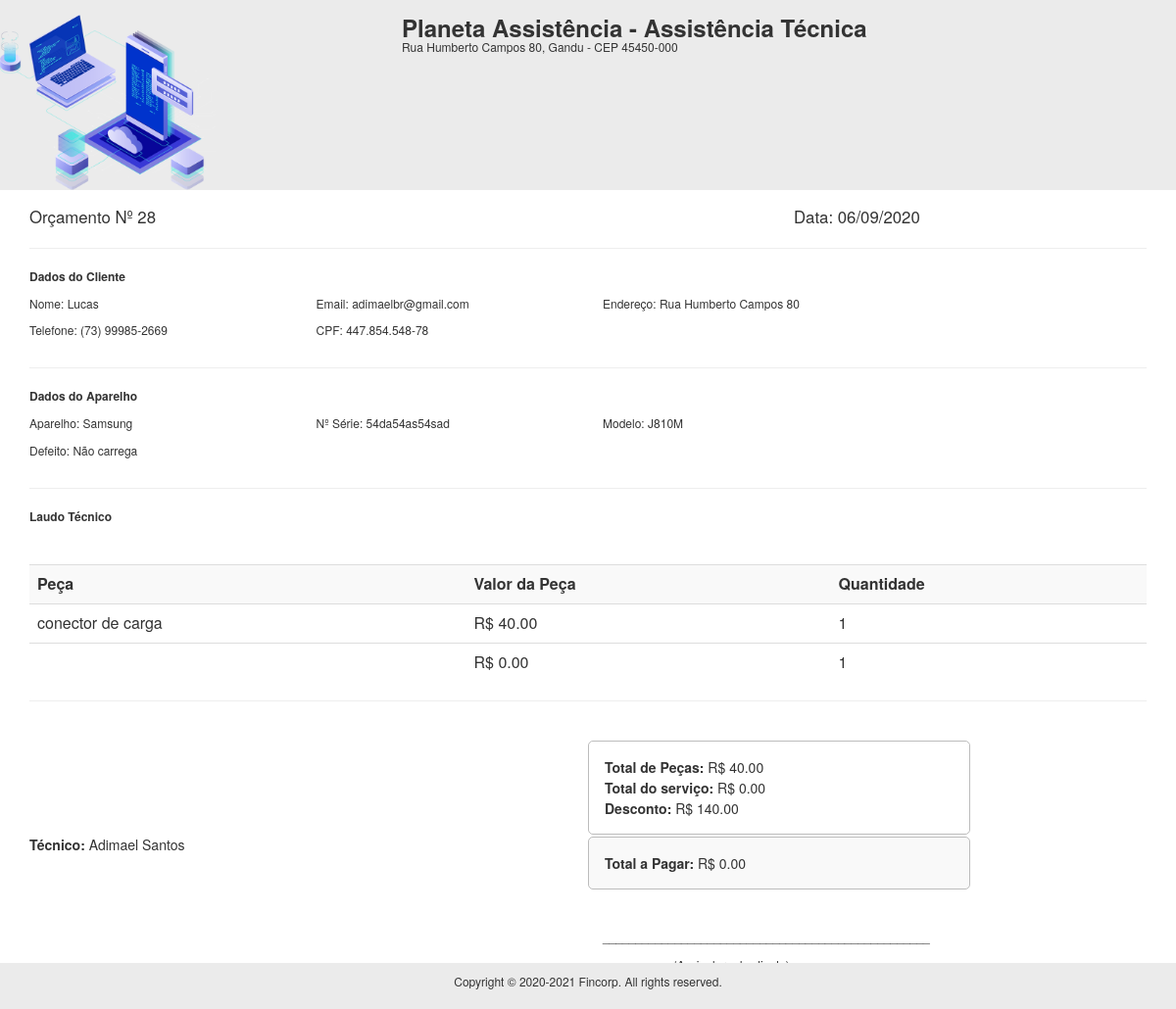
/rel/rel_orcamentos.php?id=28, run on the app's committed database.
### tables this page shows
CREATE TABLE `tb_orcamentos` (
  `id` int(11) NOT NULL,
  `id_user` int(11) NOT NULL,
  `id_cliente` int(11) NOT NULL,
  `tecnico` varchar(32) NOT NULL,
  `aparelho` varchar(32) NOT NULL,
  `serie` varchar(30) DEFAULT NULL,
  `modelo` varchar(32) NOT NULL,
  `defeito` varchar(255) NOT NULL,
  `laudo` varchar(255) DEFAULT NULL,
  `obs` varchar(255) DEFAULT NULL,
  `valor_servico` decimal(10,2) DEFAULT NULL,
  `peca1` varchar(32) DEFAULT NULL,
  `valor_peca1` decimal(10,2) DEFAULT NULL,
  `peca2` varchar(32) DEFAULT NULL,
  `valor_peca2` decimal(10,2) DEFAULT NULL,
  `desconto` decimal(10,2) DEFAULT NULL,
  `total` decimal(10,2) NOT NULL,
  `valor_total` decimal(10,2) DEFAULT NULL,
  `pagamento` varchar(32) DEFAULT NULL,
  `data_abertura` date DEFAULT NULL,
  `data_geracao` date DEFAULT NULL,
  `status` varchar(32) NOT NULL,
  `data_aprovacao` date NOT NULL
);

CREATE TABLE `usuarios` (
  `id_user` int(11) NOT NULL,
  `foto` varchar(128) NOT NULL,
  `nome` varchar(32) NOT NULL,
  `username` varchar(32) NOT NULL,
  `password` varchar(256) NOT NULL,
  `cpf` varchar(20) NOT NULL,
  `email` varchar(100) DEFAULT NULL,
  `telefone` varchar(45) NOT NULL,
  `endereco` varchar(128) DEFAULT NULL,
  `empresa` varchar(32) DEFAULT NULL,
  `cidade` varchar(45) DEFAULT NULL,
  `cep` varchar(20) DEFAULT NULL,
  `access_level` varchar(32) NOT NULL,
  `id_funcionario` int(11) DEFAULT NULL,
  `dt_registro` date NOT NULL
);

CREATE TABLE `tb_clientes` (
  `id_cliente` int(11) NOT NULL,
  `id_user` int(11) NOT NULL,
  `nome` varchar(32) NOT NULL,
  `cpf` varchar(20) NOT NULL,
  `endereco` varchar(128) NOT NULL,
  `cidade` varchar(45) NOT NULL,
  `estado` varchar(20) NOT NULL,
  `cep` varchar(20) NOT NULL,
  `telefone` varchar(45) NOT NULL,
  `email` varchar(100) DEFAULT NULL,
  `dt_registro` timestamp NOT NULL DEFAULT current_timestamp()
);

### rel/rel_orcamentos.php (the view, shortened to what this page needs)
<?php
$id = $_GET['id'];
include('../db/connection.php');
$query = "select * from usuarios join tb_orcamentos join tb_clientes on tb_orcamentos.id_cliente = tb_clientes.id_cliente and tb_orcamentos.id = $id group by tb_orcamentos.id = $id, tb_clientes.id_cliente = tb_clientes.id_cliente";
$result = mysqli_query($conn, $query);
 while($res_1 = mysqli_fetch_array($result)){
$data2 = implode('/', array_reverse(explode('-', $res_1['data_geracao'])));
 ?>
<link rel="stylesheet" href="https://maxcdn.bootstrapcdn.com/bootstrap/3.3.7/css/bootstrap.min.css">
<link rel="stylesheet" href="styles.css">
<div class="cabecalho">
		<div class="row">
			<div class="col-sm-4">
			  <img src="../assets/images/icons.png" width="220px">
			</div>
			<div class="col-sm-7">
			 <h3 class="titulo"><b><?php echo $res_1['empresa']; ?> - Assistência Técnica</b></h3>
			 <h6 class="titulo"><?php echo $res_1['endereco']; ?>, <?php echo $res_1['cidade']; ?> - CEP <?php echo $res_1['cep']; ?></h6>
			</div>
		</div>
</div>
<div class="container">
			<div class="row">
				<div class="col-sm-8">
				  <big> Orçamento Nº <?php echo $id ?>  </big>
				</div>
				<div class="col-sm-4">
				<big> Data: <?php echo $data2; ?> </big>
				</div>
			</div>
		<hr>
			<div class="row">
				<div class="col-sm-12">
					<p style="font-size:12px"> <b> Dados do Cliente </b> </p>
				</div>
			</div>
			<div class="row">
				<div class="col-sm-3">
				 <p style="font-size:12px">  Nome: <?php echo $res_1['nome']; ?> </p>
				</div>
				<div class="col-sm-3">
				 <p style="font-size:12px">  Email: <?php echo $res_1['email']; ?> </p>
				</div>
				<div class="col-sm-3">
				 <p style="font-size:12px">  Endereço: <?php echo $res_1['endereco']; ?> </p>
				</div>
			</div>
			<div class="row">
				<div class="col-sm-3">
				 <p style="font-size:12px">  Telefone: <?php echo $res_1['telefone']; ?> </p>
				</div>
				<div class="col-sm-3">
				 <p style="font-size:12px">  CPF: <?php echo $res_1['cpf']; ?> </p>
				</div>
			</div>
		<hr>
		<div class="row">
				<div class="col-sm-12">
					<p style="font-size:12px"> <b> Dados do Aparelho </b> </p>
				</div>
			</div>
			<div class="row">
				<div class="col-sm-3">
				 <p style="font-size:12px">  Aparelho: <?php echo $res_1['aparelho']; ?> </p>
				</div>
				<div class="col-sm-3">
				 <p style="font-size:12px">  Nº Série: <?php echo $res_1['serie']; ?> </p>
				</div>
				<div class="col-sm-3">
				 <p style="font-size:12px">  Modelo: <?php echo $res_1['modelo']; ?> </p>
				</div>
			</div>
			<div class="row">
				<div class="col-sm-12">
				 <p style="font-size:12px">  Defeito: <?php echo $res_1['defeito']; ?> </p>
				</div>
			</div>
		<hr>
		<div class="row">
				<div class="col-sm-12">
					<p style="font-size:12px"> <b> Laudo Técnico </b> </p>
				</div>
			</div>
			<div class="row">
				<div class="col-sm-12">
				</div>
			</div>
		<br>
		<table class="table">
			<tr bgcolor="#f9f9f9">
				<td> <b>Peça</b> </td>
				<td> <b>Valor da Peça</b> </td>
				<td> <b> Quantidade</b> </td>
			</tr>
			<tr>
				<td> <?php echo $res_1['peca1']; ?> </td>
				<td> R$ <?php echo $res_1['valor_peca1']; ?> </td>
				<td> 1 </td>
			</tr>
			<tr>
				<td> <?php echo $res_1['peca2']; ?> </td>
				<td> R$ <?php echo $res_1['valor_peca2']; ?> </td>
				<td> 1 </td>
			</tr>
		</table>
		<hr>
		<br>
		<div class="row">
				<div class="col-sm-6">
				</div>
				<div class="col-sm-4 areaTotais">
				 <p class="pgto" style="font-size:14px">  <b>Total de Peças: </b> R$ <?php echo $res_1['valor_peca1'] + $res_1['valor_peca2']; ?>.00 </p>
				 <p class="pgto" style="font-size:14px">  <b>Total do serviço: </b> R$ <?php echo $res_1['total']; ?> </p>
				 <p class="pgto" style="font-size:14px">  <b>Desconto: </b> R$ <?php echo $res_1['valor_total']?> </p>
				</div>
		</div>
		<div class="row">
				<div class="col-sm-6">
				 <p style="font-size:14px">  <b>Técnico: </b> <?php echo $res_1['tecnico']; ?> </p>
				</div>
				<div class="col-sm-4 areaTotal">
				 <p class="pgto" style="font-size:14px">  <b>Total a Pagar: </b> R$ <?php echo $res_1['total'] - $res_1['desconto']; ?>.00 </p>
				</div>
		</div>
		<br>
		<br>
		<div class="row">
				<div class="col-sm-6">
				</div>
				<div class="col-sm-3" align="center">
				<p style="font-size:12px" align="center">__________________________________________________</p>
				<p style="font-size:12px" align="center">  (Assinatura do cliente)</p>
				</div>
		</div>
		<div class="col-sm-3">
				<p style="font-size:12px">Orçamento válido até: <?php echo date('d/m/Y', strtotime("+5 days",strtotime($res_1['data_geracao']))); ?></p>
				</div>
</div>
<div class="footer">
 <p style="font-size:12px" align="center">Copyright © 2020-2021 Fincorp. All rights reserved.
</p>
</div>
<?php } ?>

### rel/styles.css (style rules this page uses)
.footer { position:absolute; bottom:0; width:100%; background-color: #ebebeb; padding:10px; }
.cabecalho { background-color: #ebebeb; padding-top:15px; margin-bottom:15px; }
.titulo { margin:0; }
.areaTotais { border : 0.5px solid #bcbcbc; padding: 15px; border-radius: 5px; margin-right:25px; }
.areaTotal { border : 0.5px solid #bcbcbc; padding: 15px; border-radius: 5px; margin-right:25px; background-color: #f9f9f9; margin-top:2px; }
.pgto { margin:1px; }

### data on the page
tb_orcamentos: id_user.empresa "Planeta Assistência", id_cliente.endereco "Rua Humberto Campos 80", id_cliente.cidade "Gandu", id_cliente.cep "45450-000", data_geracao "06/09/2020", id_cliente.nome "Lucas", id_cliente.email "adimaelbr@gmail.com", id_cliente.telefone "(73) 99985-2669", id_cliente.cpf "447.854.548-78", aparelho "Samsung", serie "54da54as54sad", modelo "J810M", defeito "Não carrega", peca1 "conector de carga", valor_peca1 "40.00", valor_peca2 "0.00", $res_1['valor_peca1'] + $res_1['valor_peca2'] "40", total "0.00", valor_total "140.00", tecnico "Adimael Santos", $res_1['total'] - $res_1['desconto'] "0"
